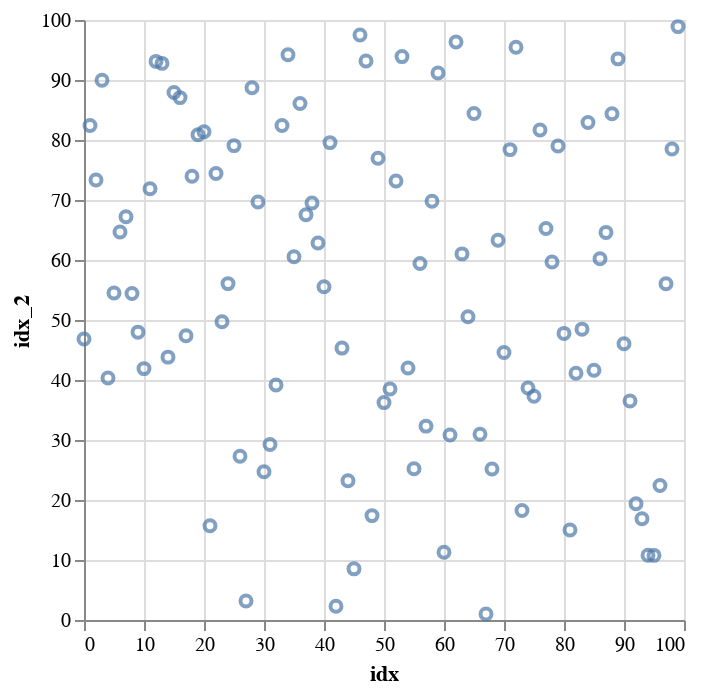

Source (notebook cell):
### Code cell
from hail.ggplot2 import ChartWrapper

wrapper = ChartWrapper(data)
wrapper.chart.mark_point().encode(
    x="idx",
    y="idx_2",
)

### Figure 1 — Vega-Lite specification as saved in the notebook (floating-point values rounded to 4 significant figures)
{"config": {"view": {"continuousWidth": 300, "continuousHeight": 300}}, "data": {"name": "data-3525c9705849439d858950c058a73b7e"}, "mark": {"type": "point"}, "encoding": {"x": {"field": "idx", "type": "quantitative"}, "y": {"field": "idx_2", "type": "quantitative"}}, "$schema": "https://vega.github.io/schema/vega-lite/v5.8.0.json", "datasets": {"data-3525c9705849439d858950c058a73b7e": [{"idx": 0, "idx_2": 46.84, "idx_3": 32.66}, {"idx": 1, "idx_2": 82.41, "idx_3": 36.11}, {"idx": 2, "idx_2": 73.32, "idx_3": 76.24}, {"idx": 3, "idx_2": 89.95, "idx_3": 18.15}, {"idx": 4, "idx_2": 40.34, "idx_3": 25.2}, {"idx": 5, "idx_2": 54.49, "idx_3": 14.37}, {"idx": 6, "idx_2": 64.66, "idx_3": 97.38}, {"idx": 7, "idx_2": 67.21, "idx_3": 56.98}, {"idx": 8, "idx_2": 54.41, "idx_3": 3.345}, {"idx": 9, "idx_2": 47.98, "idx_3": 25.02}, {"idx": 10, "idx_2": 41.9, "idx_3": 67.76}, {"idx": 11, "idx_2": 71.87, "idx_3": 57.34}, {"idx": 12, "idx_2": 93.1, "idx_3": 20.8}, {"idx": 13, "idx_2": 92.77, "idx_3": 37.04}, {"idx": 14, "idx_2": 43.81, "idx_3": 58.18}, {"idx": 15, "idx_2": 87.9, "idx_3": 2.723}, {"idx": 16, "idx_2": 87.06, "idx_3": 17.22}, {"idx": 17, "idx_2": 47.38, "idx_3": 14.11}, {"idx": 18, "idx_2": 73.95, "idx_3": 7.491}, {"idx": 19, "idx_2": 80.89, "idx_3": 42.33}, {"idx": 20, "idx_2": 81.38, "idx_3": 27.0}, {"idx": 21, "idx_2": 15.71, "idx_3": 47.37}, {"idx": 22, "idx_2": 74.41, "idx_3": 70.5}, {"idx": 23, "idx_2": 49.7, "idx_3": 8.036}, {"idx": 24, "idx_2": 56.06, "idx_3": 55.71}, {"idx": 25, "idx_2": 79.07, "idx_3": 13.16}, {"idx": 26, "idx_2": 27.29, "idx_3": 86.88}, {"idx": 27, "idx_2": 3.161, "idx_3": 81.83}, {"idx": 28, "idx_2": 88.72, "idx_3": 21.15}, {"idx": 29, "idx_2": 69.66, "idx_3": 23.15}, {"idx": 30, "idx_2": 24.72, "idx_3": 71.73}, {"idx": 31, "idx_2": 29.26, "idx_3": 89.48}, {"idx": 32, "idx_2": 39.17, "idx_3": 75.92}, {"idx": 33, "idx_2": 82.42, "idx_3": 69.81}, {"idx": 34, "idx_2": 94.21, "idx_3": 94.24}, {"idx": 35, "idx_2": 60.53, "idx_3": 80.3}, {"idx": 36, "idx_2": 86.09, "idx_3": 20.68}, {"idx": 37, "idx_2": 67.55, "idx_3": 18.75}, {"idx": 38, "idx_2": 69.49, "idx_3": 87.42}, {"idx": 39, "idx_2": 62.84, "idx_3": 44.51}, {"idx": 40, "idx_2": 55.54, "idx_3": 91.67}, {"idx": 41, "idx_2": 79.56, "idx_3": 28.49}, {"idx": 42, "idx_2": 2.302, "idx_3": 8.888}, {"idx": 43, "idx_2": 45.32, "idx_3": 44.22}, {"idx": 44, "idx_2": 23.21, "idx_3": 74.72}, {"idx": 45, "idx_2": 8.525, "idx_3": 20.89}, {"idx": 46, "idx_2": 97.49, "idx_3": 49.29}, {"idx": 47, "idx_2": 93.17, "idx_3": 59.55}, {"idx": 48, "idx_2": 17.4, "idx_3": 72.09}, {"idx": 49, "idx_2": 76.95, "idx_3": 55.99}, {"idx": 50, "idx_2": 36.23, "idx_3": 87.67}, {"idx": 51, "idx_2": 38.5, "idx_3": 47.2}, {"idx": 52, "idx_2": 73.17, "idx_3": 67.62}, {"idx": 53, "idx_2": 93.9, "idx_3": 71.91}, {"idx": 54, "idx_2": 42.01, "idx_3": 93.8}, {"idx": 55, "idx_2": 25.22, "idx_3": 45.5}, {"idx": 56, "idx_2": 59.42, "idx_3": 92.46}, {"idx": 57, "idx_2": 32.31, "idx_3": 85.45}, {"idx": 58, "idx_2": 69.78, "idx_3": 55.99}, {"idx": 59, "idx_2": 91.16, "idx_3": 51.46}, {"idx": 60, "idx_2": 11.3, "idx_3": 24.7}, {"idx": 61, "idx_2": 30.84, "idx_3": 56.88}, {"idx": 62, "idx_2": 96.32, "idx_3": 70.75}, {"idx": 63, "idx_2": 61.02, "idx_3": 59.35}, {"idx": 64, "idx_2": 50.56, "idx_3": 78.26}, {"idx": 65, "idx_2": 84.41, "idx_3": 10.6}, {"idx": 66, "idx_2": 30.97, "idx_3": 16.74}, {"idx": 67, "idx_2": 1.0, "idx_3": 92.49}, {"idx": 68, "idx_2": 25.18, "idx_3": 84.51}, {"idx": 69, "idx_2": 63.3, "idx_3": 67.71}, {"idx": 70, "idx_2": 44.57, "idx_3": 17.95}, {"idx": 71, "idx_2": 78.4, "idx_3": 4.171}, {"idx": 72, "idx_2": 95.45, "idx_3": 39.38}, {"idx": 73, "idx_2": 18.26, "idx_3": 24.62}, {"idx": 74, "idx_2": 38.68, "idx_3": 24.67}, {"idx": 75, "idx_2": 37.3, "idx_3": 85.85}, {"idx": 76, "idx_2": 81.67, "idx_3": 68.41}, {"idx": 77, "idx_2": 65.24, "idx_3": 56.15}, {"idx": 78, "idx_2": 59.67, "idx_3": 96.64}, {"idx": 79, "idx_2": 79.0, "idx_3": 37.42}, {"idx": 80, "idx_2": 47.77, "idx_3": 48.13}, {"idx": 81, "idx_2": 15.0, "idx_3": 47.0}, {"idx": 82, "idx_2": 41.12, "idx_3": 96.55}, {"idx": 83, "idx_2": 48.47, "idx_3": 54.25}, {"idx": 84, "idx_2": 82.91, "idx_3": 13.12}, {"idx": 85, "idx_2": 41.64, "idx_3": 1.803}, {"idx": 86, "idx_2": 60.22, "idx_3": 47.87}, {"idx": 87, "idx_2": 64.6, "idx_3": 70.97}, {"idx": 88, "idx_2": 84.36, "idx_3": 10.23}, {"idx": 89, "idx_2": 93.52, "idx_3": 82.96}, {"idx": 90, "idx_2": 46.05, "idx_3": 8.802}, {"idx": 91, "idx_2": 36.51, "idx_3": 30.98}, {"idx": 92, "idx_2": 19.39, "idx_3": 17.18}, {"idx": 93, "idx_2": 16.87, "idx_3": 46.72}, {"idx": 94, "idx_2": 10.8, "idx_3": 41.6}, {"idx": 95, "idx_2": 10.77, "idx_3": 26.72}, {"idx": 96, "idx_2": 22.41, "idx_3": 98.08}, {"idx": 97, "idx_2": 56.03, "idx_3": 30.17}, {"idx": 98, "idx_2": 78.49, "idx_3": 42.37}, {"idx": 99, "idx_2": 98.9, "idx_3": 56.43}]}}
